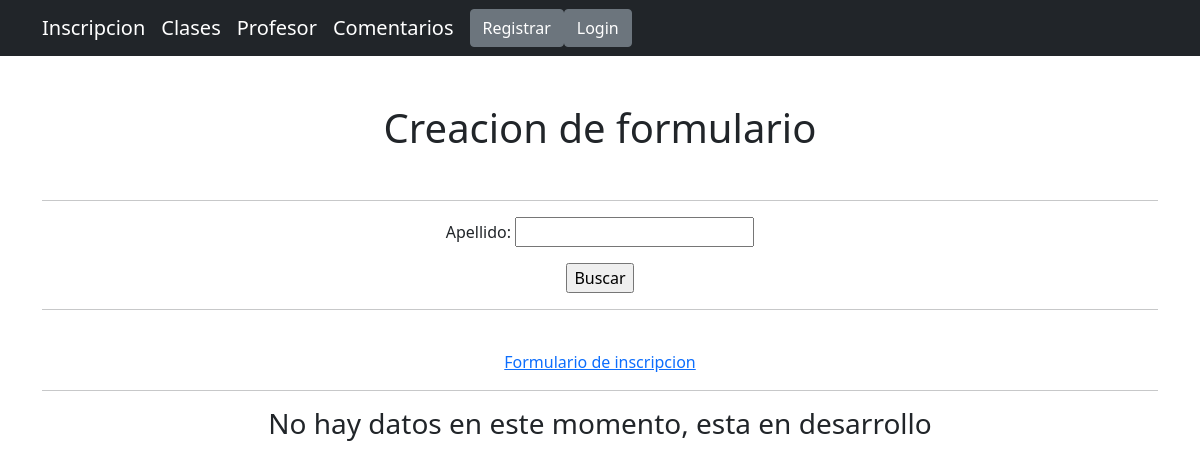
The app's page /natacion/personas, older data.
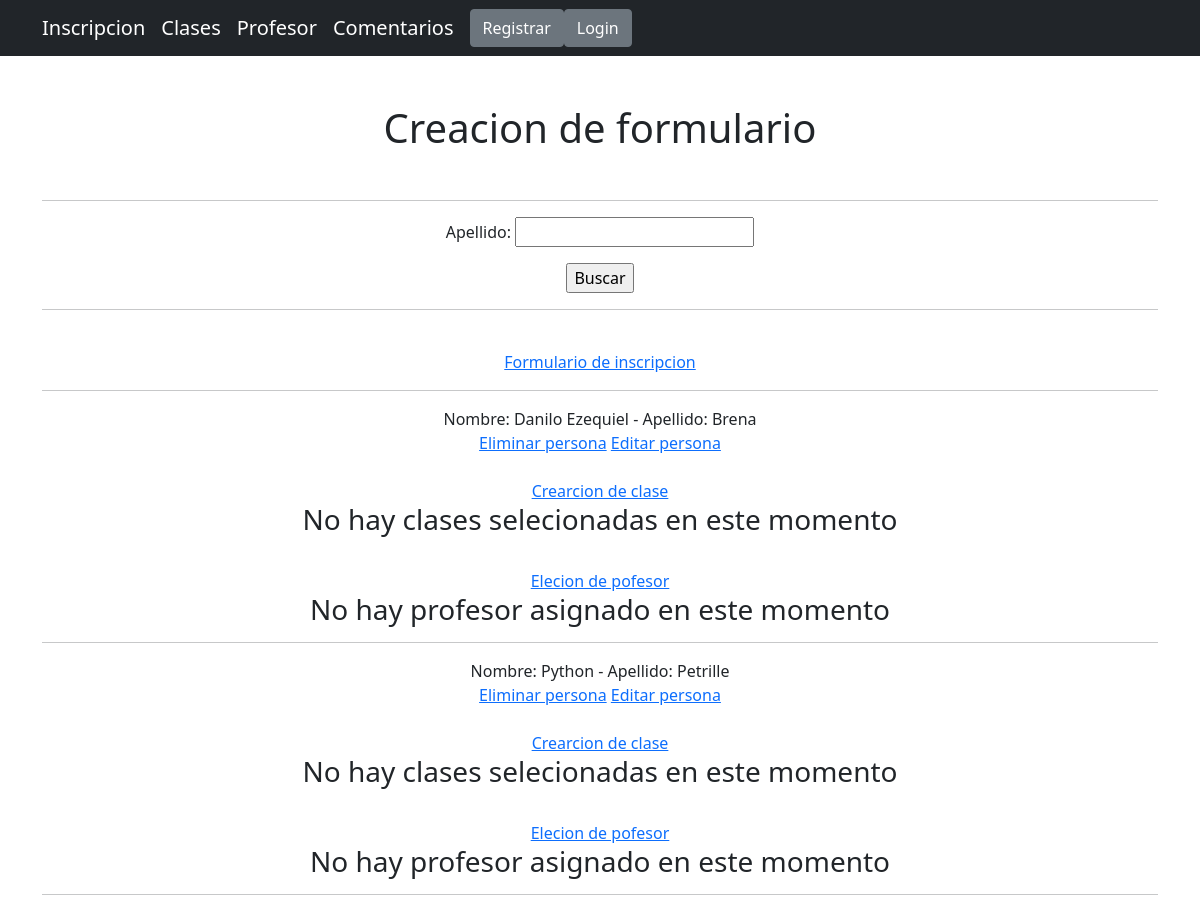
The same page, newer data.
### InscripcionNatacion/models.py (models this page shows, shortened)
class DatosPersona(models.Model):
    persona = models.IntegerField(choices=personas)
    nombre = models.CharField(max_length=30)
    apellido = models.CharField(max_length=30, unique=True)
    edad = models.IntegerField()
    email = models.EmailField()
    genero = models.IntegerField(choices=genero)
    numero_documento = models.IntegerField()

### InscripcionNatacion/views.py (the view)
# urls.py: path('personas', personas, name='INPersonas'),
def personas(request):
    all_personas = DatosPersona.objects.all()
    context = {
        "personas": all_personas,
        "busqueda_form_personas": BuscarPersonaForm(),
    }
    return render(request, "InscripcionNatacion/personas.html", context=context)

### InscripcionNatacion/forms.py
class BuscarPersonaForm(forms.Form):
    apellido = forms.CharField(min_length=3, max_length=40)

### Templates/InscripcionNatacion/personas.html (shortened to what this page needs)
{% extends "base.html" %}
{% block cambia_contenido %}
    <h1>Creacion de formulario</h1>
    <br><hr>
    <form action="{% url 'INBuscarPersonas' %}">
        {{ busqueda_form_personas.as_p }}
        <input type="submit" value="Buscar">
    </form>
    <hr><br>
    <a href="{% url 'INCrearPersona' %}">Formulario de inscripcion</a>
    <hr>
    {% if personas %}
        {% for persona in personas %}
            <div>
                Nombre: {{ persona.nombre }} - Apellido: {{ persona.apellido }}
                <br>
                <a href="{% url 'INEliminarPersona' persona.apellido %}">Eliminar persona</a>
                <a href="{% url 'INEditarPersona' persona.apellido %}">Editar persona</a>
                <br><br>
                <a href="{% url 'INCrearClase' %}">Crearcion de clase</a>
                {% if clases %}
                    {% for clase in clases %}
                        <div>
                            Sus clases son los dias {{ clase.dia }} a las {{ clase.horario }} hs.
                            <br>
                            <a href="{% url 'INEliminarClase' clase.dia %}">Eliminar clase</a>
                            <a href="{% url 'INEditarClase' clase.dia %}">Cambiar clase</a>
                        </div>
                    {% endfor %}
                {% else %}
                    <h3>No hay clases selecionadas en este momento</h3>
                {% endif %}
                <br>
                <a href="{% url 'INCrearProfesor' %}">Elecion de pofesor</a>
                {% if profesores %}
                    {% for profesor in profesores %}
                        <div>
                            Sus profesor es {{ profesor.nombre_profe }} {{ profesor.apellido_profe }}.
                            <br>
                            <a href="{% url 'INEliminarProfesor' profesor.nombre_profe %}">Eliminar profesor</a>
                            <a href="{% url 'INEditarProfesor' profesor.nombre_profe %}">Cambiar profesor</a>
                        </div>
                    {% endfor %}
                {% else %}
                    <h3>No hay profesor asignado en este momento</h3>
                {% endif %}
            </div>
            <hr>
        {% endfor %}
    {% else %}
        <h3>No hay datos en este momento, esta en desarrollo</h3>
    {% endif %}
{% endblock %}

Row changes from the older to the newer data that the page shows:
added DatosPersona: nombre "Danilo Ezequiel", apellido "Brena"
added DatosPersona: nombre "Python", apellido "Petrille"
Text that changed along with them:
text no longer shown: "No hay datos en este momento, esta en desarrollo"
